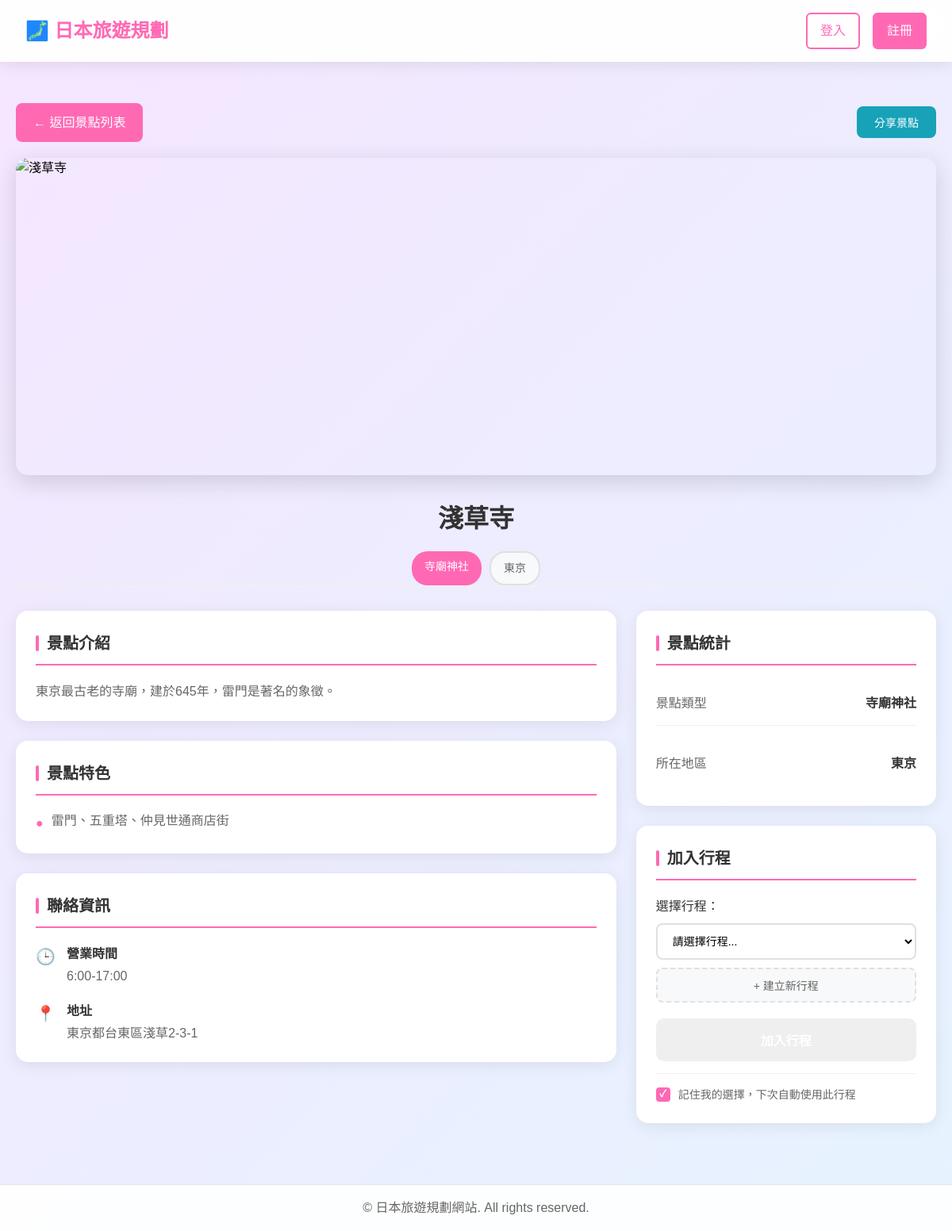
Before: /attraction/2/ with the older database file.
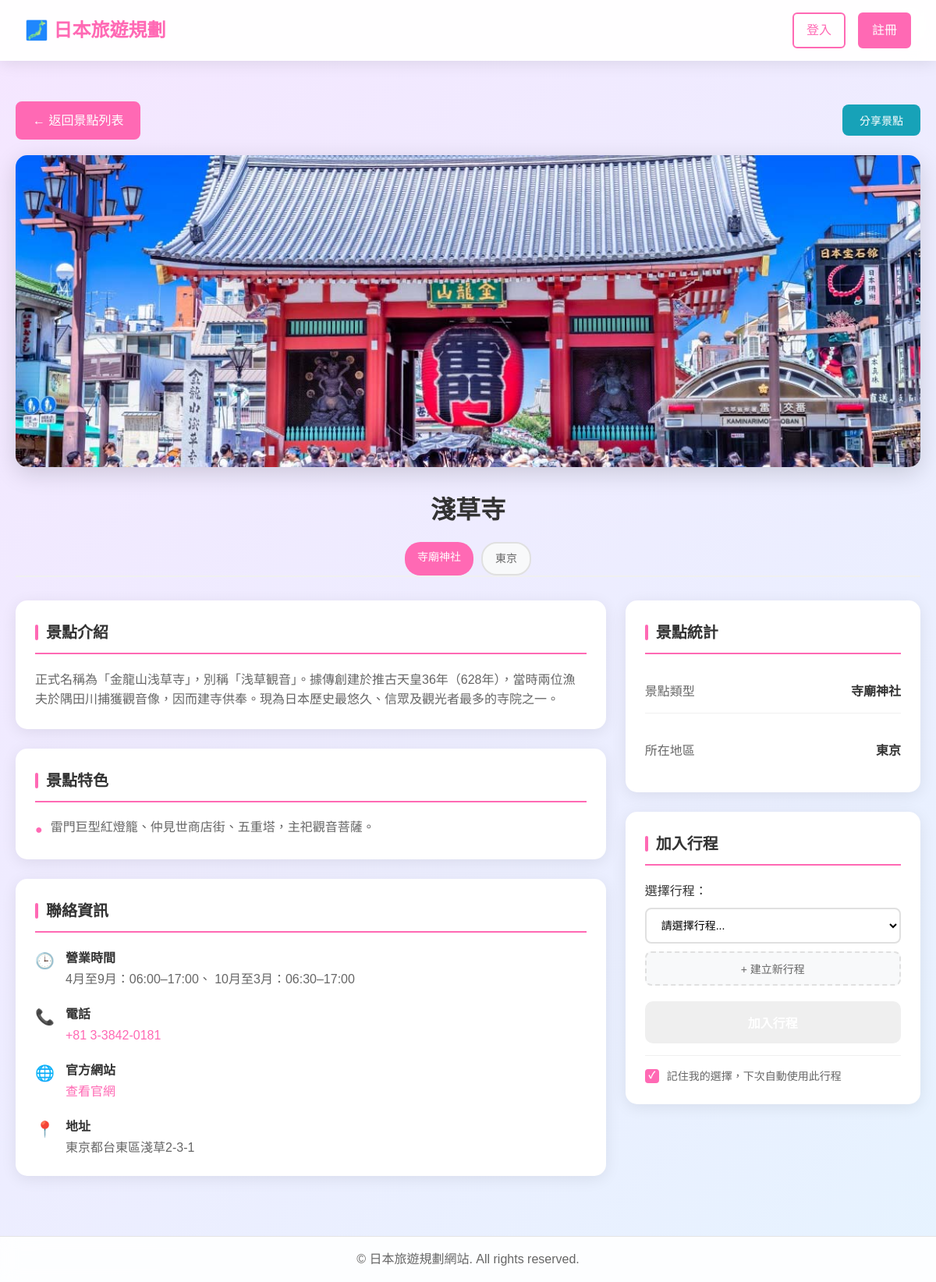
After: the same page with the newer database file.
### travel/models.py (models this page shows, shortened)
class Attraction(models.Model):
    name = models.CharField(max_length=200, verbose_name='景點名稱')
    description = models.TextField(verbose_name='描述')
    address = models.CharField(max_length=300, verbose_name='地址')
    region = models.ForeignKey(Region, on_delete=models.CASCADE, verbose_name='地區')
    attraction_type = models.ForeignKey(AttractionType, on_delete=models.CASCADE, verbose_name='景點類型')
    features = models.TextField(blank=True, verbose_name='特色')
    opening_hours = models.TextField(blank=True, verbose_name='營業時間')
    phone = models.CharField(max_length=20, blank=True, verbose_name='電話')
    website = models.URLField(blank=True, verbose_name='官方網站')
    image = models.ImageField(upload_to='attractions/', blank=True, null=True, verbose_name='圖片')
    class Meta:
        ordering = ['name']  # 移除按評分排序
        verbose_name = '景點'
        verbose_name_plural = '景點'

class AttractionType(models.Model):
    name = models.CharField(max_length=50, unique=True, verbose_name='類型名稱')
    icon = models.CharField(max_length=50, blank=True, verbose_name='圖標')
    class Meta:
        verbose_name = '景點類型'
        verbose_name_plural = '景點類型'

class Region(models.Model):
    name = models.CharField(max_length=50, unique=True, verbose_name='地區名稱')
    class Meta:
        verbose_name = '地區'
        verbose_name_plural = '地區'

### travel/views.py (the view)
# urls.py: path('attraction/<int:attraction_id>/', views.attraction_detail, name='attraction_detail'),
def attraction_detail(request, attraction_id):
    attraction = get_object_or_404(Attraction, id=attraction_id)
    user_trips = []
    if request.user.is_authenticated:
        user_trips = Trip.objects.filter(user=request.user, end_date__gte=datetime.now())
    context = {
        'attraction': attraction,
        'user_trips': user_trips,
    }
    return render(request, 'travel/attraction_detail.html', context)

### templates/travel/attraction_detail.html (shortened to what the changed rows need)
{% extends 'base.html' %}
{% block content %}
<div class="detail-container">
    <div class="image-gallery">
        <div class="main-image">
            {% if attraction.image %}
                <img src="{{ attraction.image.url }}" alt="{{ attraction.name }}" id="mainImage">
            {% else %}
                {% if attraction.attraction_type.name == '寺廟神社' %}
                    <img src="https://images.unsplash.com/photo-1545569341-9eb8b30979d9?w=800&h=400&fit=crop" alt="{{ attraction.name }}" id="mainImage">
                {% elif attraction.attraction_type.name == '現代景點' %}
                    <img src="https://images.unsplash.com/photo-1493976040374-85c8e12f0c0e?w=800&h=400&fit=crop" alt="{{ attraction.name }}" id="mainImage">
                {% elif attraction.attraction_type.name == '自然風光' %}
                    <img src="https://images.unsplash.com/photo-1522383225653-ed111181a951?w=800&h=400&fit=crop" alt="{{ attraction.name }}" id="mainImage">
                {% elif attraction.attraction_type.name == '美食' %}
                    <img src="https://images.unsplash.com/photo-1551218808-94e220e084d2?w=800&h=400&fit=crop" alt="{{ attraction.name }}" id="mainImage">
                {% else %}
                    <img src="https://images.unsplash.com/photo-1480796927426-f609979314bd?w=800&h=400&fit=crop" alt="{{ attraction.name }}" id="mainImage">
                {% endif %}
            {% endif %}
        </div>
    </div>
    <div class="attraction-header">
        <h1 class="attraction-title">{{ attraction.name }}</h1>
        <div class="attraction-badges">
            <span class="badge primary">{{ attraction.attraction_type.name }}</span>
            <span class="badge secondary">{{ attraction.region.name }}</span>
        </div>
    </div>
    <div class="content-grid">
        <div class="info-section">
            <div class="info-card">
                <div class="section-content">
                    <p>{{ attraction.description|default:"這個美麗的景點等待您的探索..." }}</p>
                </div>
            </div>
            {% if attraction.features %}
            <div class="info-card">
                <h3 class="section-title">景點特色</h3>
                <div class="features-list">
                    <div class="feature-item">
                        <span class="feature-icon">●</span>
                        <span class="feature-text">{{ attraction.features }}</span>
                    </div>
                </div>
            </div>
            {% endif %}
            <div class="info-card">
                <div class="contact-info">
                    {% if attraction.opening_hours %}
                    <div class="contact-item">
                        <div class="contact-icon">🕒</div>
                        <div class="contact-details">
                            <div class="contact-label">營業時間</div>
                            <div class="contact-value">{{ attraction.opening_hours }}</div>
                        </div>
                    </div>
                    {% endif %}
                    {% if attraction.phone %}
                    <div class="contact-item">
                        <div class="contact-icon">📞</div>
                        <div class="contact-details">
                            <div class="contact-label">電話</div>
                            <div class="contact-value">
                                <a href="tel:{{ attraction.phone }}">{{ attraction.phone }}</a>
                            </div>
                        </div>
                    </div>
                    {% endif %}
                    {% if attraction.website %}
                    <div class="contact-item">
                        <div class="contact-icon">🌐</div>
                        <div class="contact-details">
                            <div class="contact-label">官方網站</div>
                            <div class="contact-value">
                                <a href="{{ attraction.website }}" target="_blank">查看官網</a>
                            </div>
                        </div>
                    </div>
                    {% endif %}
                    <div class="contact-item">
                        <div class="contact-details">
                            <div class="contact-label">地址</div>
                            <div class="contact-value">{{ attraction.address }}</div>
                        </div>
                    </div>
                </div>
            </div>
        </div>
        <div class="action-section">
            <div class="stats-card">
                <div class="stats-grid">
                    <div class="stat-item">
                        <div class="stat-label">景點類型</div>
                        <div class="stat-value">{{ attraction.attraction_type.name }}</div>
                    </div>
                    <div class="stat-item">
                        <div class="stat-label">所在地區</div>
                        <div class="stat-value">{{ attraction.region.name }}</div>
                    </div>
                </div>
            </div>
        </div>
    </div>
</div>
{% endblock %}

Changed rows visible on the page:
changed Attraction "淺草寺": image: picture added; description "東京最古老的寺廟，建於645年，雷門是著名的象徵。" → "正式名稱為「金龍山浅草寺」，別稱「浅草観音」。據傳創建於推古天皇36年（628年），當時兩位漁夫於隅田川捕獲觀音像，因而建寺供奉。現為日本歷史最悠久、信眾及觀光者最多的寺院之一。"; features "雷門、五重塔、仲見世通商店街" → "雷門巨型紅燈籠、仲見世商店街、五重塔，主祀觀音菩薩。"; opening_hours "6:00-17:00" → "4月至9月：06:00–17:00、 10月至3月：06:30–17:00"; phone (not shown) → "+81 3-3842-0181"; website empty → "https://www.senso-ji.jp/" (drawn)
Other visible differences:
text now shown: "📞 電話 🌐 官方網站 查看官網"
